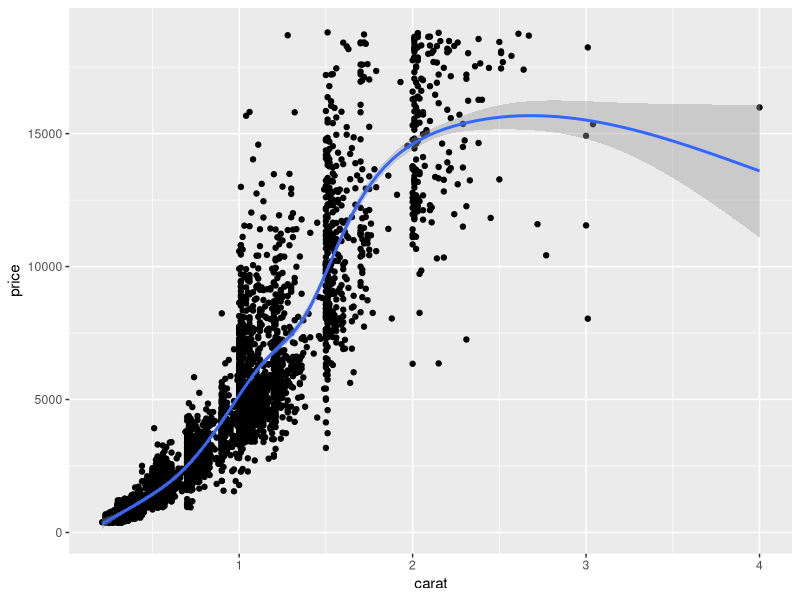
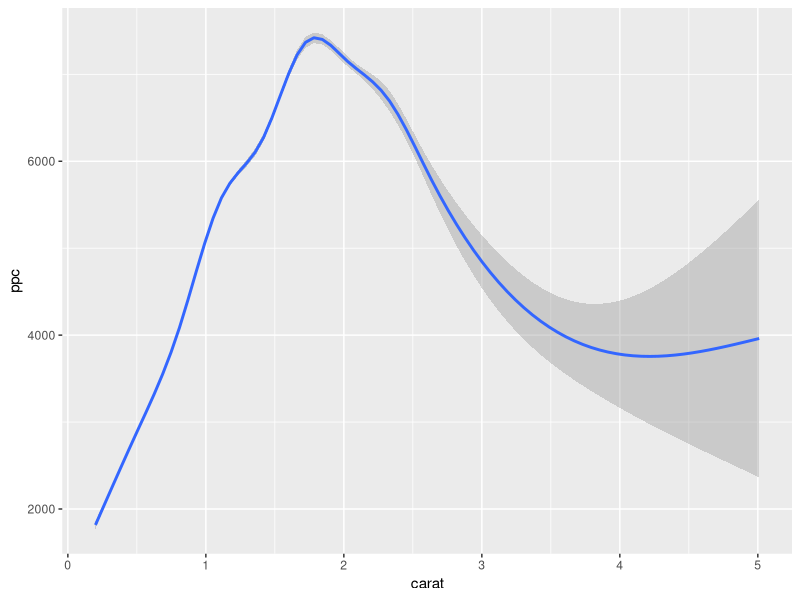
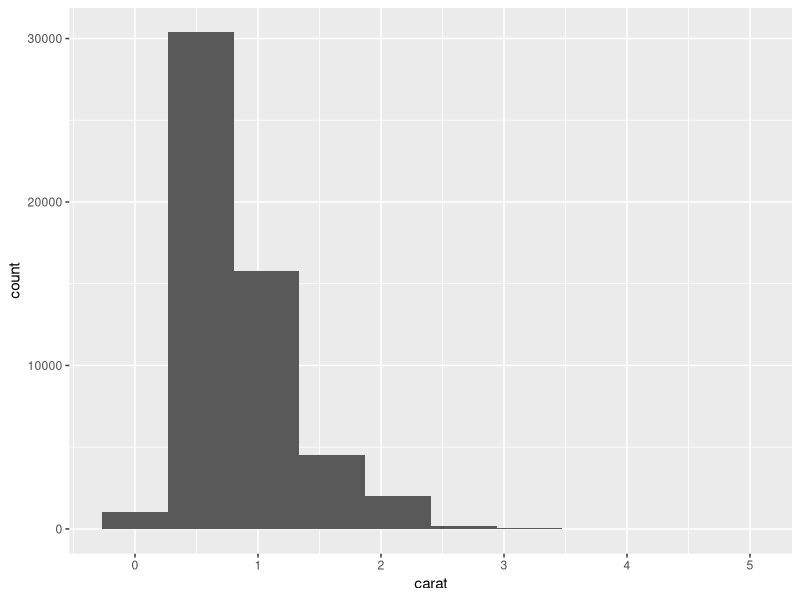
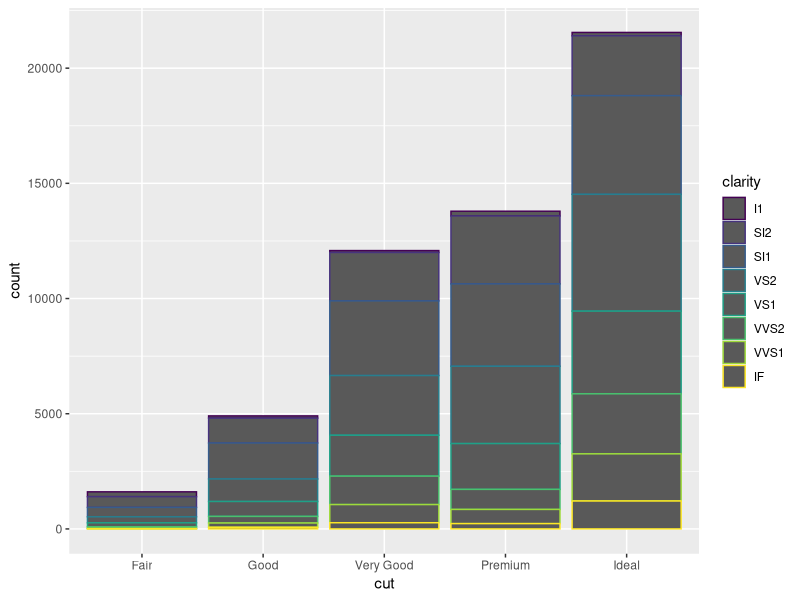
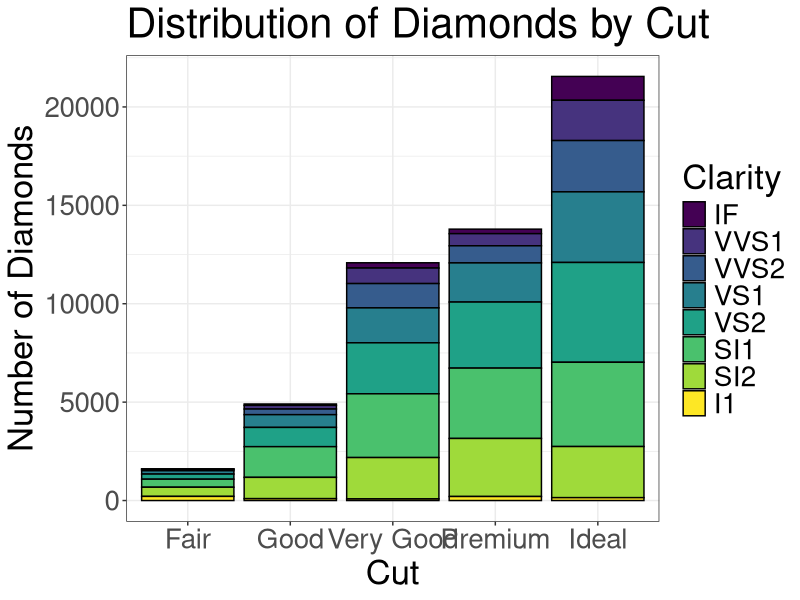
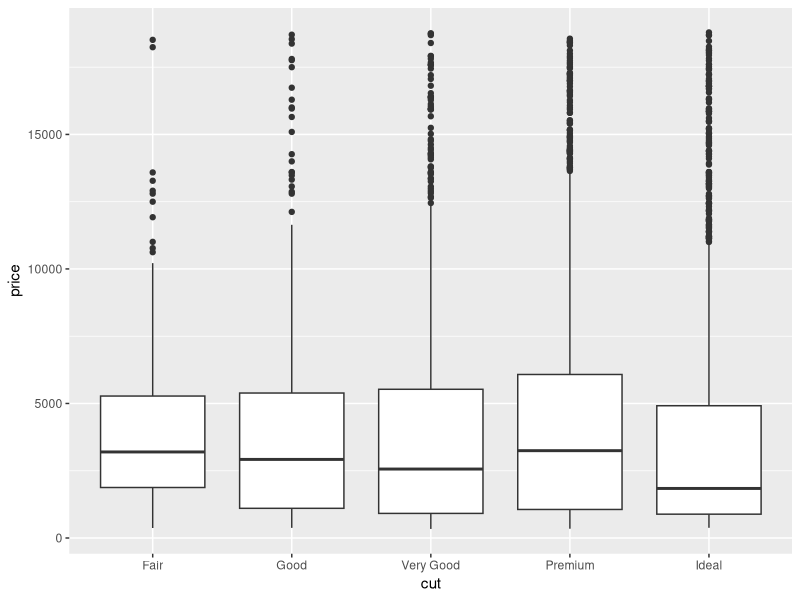

The R source for these figures, in order: (Note: this script raises an error after producing the figures.)
library(tidyverse)

diamonds <- rename(diamonds, colour = color)

# select ------------------------------------------------------------------
# The 4 C's of Diamonds
select(diamonds, carat, cut, colour, clarity, price)
select(diamonds, carat:clarity, price)
select(diamonds, 1:4, price)
select(diamonds, starts_with('c'), price)

# mutate ------------------------------------------------------------------
mutate(diamonds, ppc = price/carat)
mutate(diamonds, colour = str_to_lower(colour))

# filter ------------------------------------------------------------------
# What are the different levels?
distinct(diamonds, colour)$colour

filter(diamonds, carat > 0.24, cut == 'Good')
filter(diamonds, colour %in% c('I', 'J'))

# arrange -----------------------------------------------------------------
arrange(diamonds, cut, colour)
arrange(diamonds, desc(cut), colour)

# summarise ---------------------------------------------------------------
summarise(diamonds, m_carat = mean(carat))

diamonds %>%
  group_by(colour) %>%
  summarise(mean_price = mean(price))


# ggplot ------------------------------------------------------------------
# Problems with simple plotting

# Uneven distribution. Clustered at round numbers
diamonds %>%
  slice_sample(n = 5000) %>%
  ggplot(aes(x = carat, y = price)) +
  geom_point() +
  geom_smooth()

diamonds %>%
  mutate(ppc = price/carat) %>%
  ggplot(aes(x = carat, y = ppc)) +
  geom_smooth()

ggplot(data = diamonds, mapping = aes(x = carat)) + 
  geom_histogram(bins = 10)

ggplot(data = diamonds, mapping = aes(x = cut, colour = clarity)) + 
  geom_bar()

diamonds %>%
  mutate(clarity = reorder(clarity, desc(clarity))) %>%
  ggplot(mapping = aes(x = cut, fill = clarity)) + 
  geom_bar(colour = 'black') +
  theme_bw() + 
  labs(title = 'Distribution of Diamonds by Cut',
       # subtitle = 'with breakdown of clarity',
       x = 'Cut',
       y = 'Number of Diamonds',
       fill = 'Clarity') +
  theme(text = element_text(size = 25))

# Too many variables influencing price 
diamonds %>%
  slice_sample(n = 5000) %>%
  ggplot(aes(x = cut, y = price)) +
  geom_boxplot() 

# diamonds %>%
#   filter(cut >= 'Good') %>%
#   mutate(ppc = price/carat) %>%
#   group_by(clarity) %>%
#   summarise(median_ppc = median(ppc), .groups = 'drop') %>%
#   mutate(clarity = reorder(clarity, desc(clarity))) %>%
# ggplot(aes(clarity, median_ppc)) +
#   geom_col()

# Rapaport Report ---------------------------------------------------------
carat_lower_bounds <- c(0.01, 0.04, 0.08, 0.15, 0.18, 
                        0.23, 0.3, 0.4, 0.5, 0.7, 
                        0.9, 1, 1.5, 2, 3, 4, 5)

excellent_diamonds <- diamonds %>% 
  filter(cut >= 'Very Good') %>%  # Only consider Very Good, Premium, Ideal Cut
  filter(carat >= 0.3) %>%
  mutate(ppc = price/(100*carat)) %>%
  select(carat, price, ppc, colour = color, clarity)

rapaport_report <- excellent_diamonds %>%
  mutate(size_interval = cut(carat,
                             carat_lower_bounds, 
                             include.lowest = TRUE, 
                             right = FALSE)) %>%
  group_by(size_interval, colour, clarity) %>%
  summarise(ppc = median(ppc), .groups = 'drop')

rapaport_report %>%
  filter(size_interval == '[1,1.5)') %>%
  select(-size_interval) %>%
  arrange(desc(clarity)) %>%
  pivot_wider(names_from = clarity, values_from = ppc)
# pivot_longer(-colour, names_to = 'clarity', values_to = 'price_per_carat')

rapaport_report %>%
  filter(size_interval == '[1,1.5)') %>%
  ggplot(aes(x = reorder(clarity, desc(clarity)), 
             y = reorder(colour, desc(colour)),
             fill = ppc)) +
  geom_tile() +
  scale_x_discrete(position = "top") +
  labs(x = 'Clarity', y = 'Colour', fill = 'PPC - $') + 
  theme_bw() +
  scale_fill_gradientn(colours = c('red', 'yellow', 'green'))

rapaport_report %>%
  ggplot(aes(x = reorder(clarity, desc(clarity)), 
             y = reorder(colour, desc(colour)),
             fill = ppc)) +
  geom_tile() +
  scale_x_discrete(position = "top") +
  labs(x = 'Clarity', y = 'Colour', fill = 'PPC - $') + 
  theme_bw() +
  scale_fill_gradientn(colours = c('red', 'yellow', 'green')) +
  facet_wrap(~size_interval)
